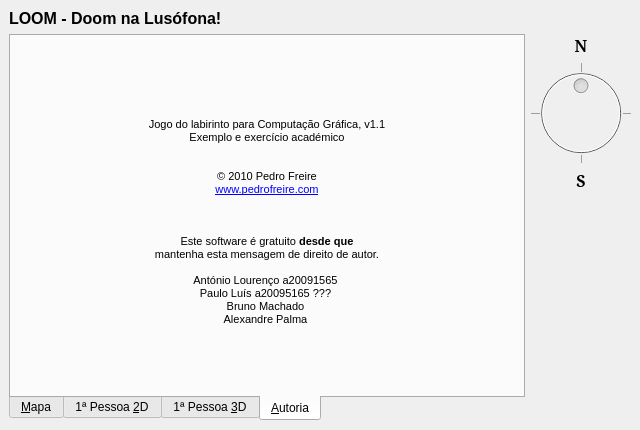
<?xml version="1.0" encoding="UTF-8"?>
<ui version="4.0">
 <author>Pedro Freire (www.pedrofreire.com)</author>
 <class>MainWindow</class>
 <widget class="QMainWindow" name="MainWindow">
  <property name="geometry">
   <rect>
    <x>0</x>
    <y>0</y>
    <width>640</width>
    <height>430</height>
   </rect>
  </property>
  <property name="windowTitle">
   <string>LOOM - Doom na Lusófona!</string>
  </property>
  <property name="windowIcon">
   <iconset resource="imgs.qrc">
    <normaloff>:/mainwindow/imgs/mainwindow.icon.png</normaloff>:/mainwindow/imgs/mainwindow.icon.png</iconset>
  </property>
  <widget class="QWidget" name="centralwidget">
   <layout class="QVBoxLayout" name="verticalLayout">
    <item>
     <widget class="QLabel" name="label">
      <property name="font">
       <font>
        <pointsize>12</pointsize>
        <weight>75</weight>
        <bold>true</bold>
       </font>
      </property>
      <property name="toolTip">
       <string/>
      </property>
      <property name="text">
       <string>LOOM - Doom na Lusófona!</string>
      </property>
     </widget>
    </item>
    <item>
     <layout class="QHBoxLayout" name="horiz">
      <item>
       <widget class="QTabWidget" name="tabSet">
        <property name="enabled">
         <bool>true</bool>
        </property>
        <property name="contextMenuPolicy">
         <enum>Qt::NoContextMenu</enum>
        </property>
        <property name="tabPosition">
         <enum>QTabWidget::South</enum>
        </property>
        <property name="tabShape">
         <enum>QTabWidget::Rounded</enum>
        </property>
        <property name="currentIndex">
         <number>3</number>
        </property>
        <property name="elideMode">
         <enum>Qt::ElideNone</enum>
        </property>
        <property name="usesScrollButtons">
         <bool>false</bool>
        </property>
        <widget class="QWidget" name="tabMap">
         <attribute name="title">
          <string>&amp;Mapa</string>
         </attribute>
         <attribute name="toolTip">
          <string>Vista de cima do labirinto (mapa)</string>
         </attribute>
         <layout class="QVBoxLayout" name="verticalLayout_2">
          <item>
           <widget class="QFrame" name="frame">
            <property name="frameShape">
             <enum>QFrame::Box</enum>
            </property>
            <property name="frameShadow">
             <enum>QFrame::Plain</enum>
            </property>
            <layout class="QVBoxLayout" name="verticalLayout_5">
             <property name="margin">
              <number>0</number>
             </property>
             <item>
              <widget class="ViewMapGL" name="glViewMap" native="true">
               <property name="contextMenuPolicy">
                <enum>Qt::NoContextMenu</enum>
               </property>
              </widget>
             </item>
            </layout>
           </widget>
          </item>
          <item>
           <layout class="QHBoxLayout" name="horizontalLayout_2">
            <item>
             <spacer name="horizontalSpacer_4">
              <property name="orientation">
               <enum>Qt::Horizontal</enum>
              </property>
              <property name="sizeHint" stdset="0">
               <size>
                <width>40</width>
                <height>20</height>
               </size>
              </property>
             </spacer>
            </item>
            <item>
             <widget class="QPushButton" name="pushNew">
              <property name="minimumSize">
               <size>
                <width>0</width>
                <height>26</height>
               </size>
              </property>
              <property name="contextMenuPolicy">
               <enum>Qt::NoContextMenu</enum>
              </property>
              <property name="toolTip">
               <string>Começar de novo com outro labirinto</string>
              </property>
              <property name="text">
               <string>&amp;Novo</string>
              </property>
             </widget>
            </item>
            <item>
             <spacer name="horizontalSpacer_2">
              <property name="orientation">
               <enum>Qt::Horizontal</enum>
              </property>
              <property name="sizeHint" stdset="0">
               <size>
                <width>40</width>
                <height>20</height>
               </size>
              </property>
             </spacer>
            </item>
           </layout>
          </item>
         </layout>
        </widget>
        <widget class="QWidget" name="tabFP2D">
         <property name="enabled">
          <bool>true</bool>
         </property>
         <attribute name="title">
          <string>1ª Pessoa &amp;2D</string>
         </attribute>
         <attribute name="toolTip">
          <string>Vista de dentro do labirinto (com OpenGL 2D)</string>
         </attribute>
         <layout class="QVBoxLayout" name="verticalLayout_3">
          <item>
           <widget class="QFrame" name="frame_2">
            <property name="frameShape">
             <enum>QFrame::Box</enum>
            </property>
            <property name="frameShadow">
             <enum>QFrame::Plain</enum>
            </property>
            <layout class="QVBoxLayout" name="verticalLayout_6">
             <property name="margin">
              <number>0</number>
             </property>
             <item>
              <widget class="View2DGL" name="glView2D" native="true">
               <property name="contextMenuPolicy">
                <enum>Qt::NoContextMenu</enum>
               </property>
              </widget>
             </item>
            </layout>
           </widget>
          </item>
          <item>
           <layout class="QHBoxLayout" name="horizontalLayout">
            <item>
             <spacer name="horizontalSpacer_3">
              <property name="orientation">
               <enum>Qt::Horizontal</enum>
              </property>
              <property name="sizeHint" stdset="0">
               <size>
                <width>40</width>
                <height>20</height>
               </size>
              </property>
             </spacer>
            </item>
            <item>
             <widget class="QPushButton" name="pushTurnLeft2D">
              <property name="minimumSize">
               <size>
                <width>32</width>
                <height>24</height>
               </size>
              </property>
              <property name="contextMenuPolicy">
               <enum>Qt::NoContextMenu</enum>
              </property>
              <property name="toolTip">
               <string>Virar à esquerda</string>
              </property>
              <property name="text">
               <string/>
              </property>
              <property name="icon">
               <iconset resource="imgs.qrc">
                <normaloff>:/mainwindow/imgs/mainwindow.icon.turnLeft.png</normaloff>:/mainwindow/imgs/mainwindow.icon.turnLeft.png</iconset>
              </property>
              <property name="iconSize">
               <size>
                <width>11</width>
                <height>9</height>
               </size>
              </property>
              <property name="shortcut">
               <string notr="true">Left</string>
              </property>
             </widget>
            </item>
            <item>
             <widget class="QPushButton" name="pushMoveFwd2D">
              <property name="minimumSize">
               <size>
                <width>48</width>
                <height>26</height>
               </size>
              </property>
              <property name="contextMenuPolicy">
               <enum>Qt::NoContextMenu</enum>
              </property>
              <property name="toolTip">
               <string>Avançar</string>
              </property>
              <property name="text">
               <string/>
              </property>
              <property name="icon">
               <iconset resource="imgs.qrc">
                <normaloff>:/mainwindow/imgs/mainwindow.icon.goFwd.png</normaloff>:/mainwindow/imgs/mainwindow.icon.goFwd.png</iconset>
              </property>
              <property name="iconSize">
               <size>
                <width>11</width>
                <height>11</height>
               </size>
              </property>
              <property name="shortcut">
               <string notr="true">Up</string>
              </property>
             </widget>
            </item>
            <item>
             <widget class="QPushButton" name="pushTurnRight2D">
              <property name="minimumSize">
               <size>
                <width>32</width>
                <height>24</height>
               </size>
              </property>
              <property name="contextMenuPolicy">
               <enum>Qt::NoContextMenu</enum>
              </property>
              <property name="toolTip">
               <string>Virar à direita</string>
              </property>
              <property name="text">
               <string/>
              </property>
              <property name="icon">
               <iconset resource="imgs.qrc">
                <normaloff>:/mainwindow/imgs/mainwindow.icon.turnRight.png</normaloff>:/mainwindow/imgs/mainwindow.icon.turnRight.png</iconset>
              </property>
              <property name="iconSize">
               <size>
                <width>11</width>
                <height>9</height>
               </size>
              </property>
              <property name="shortcut">
               <string notr="true">Right</string>
              </property>
              <property name="flat">
               <bool>false</bool>
              </property>
             </widget>
            </item>
            <item>
             <spacer name="horizontalSpacer">
              <property name="orientation">
               <enum>Qt::Horizontal</enum>
              </property>
              <property name="sizeHint" stdset="0">
               <size>
                <width>40</width>
                <height>20</height>
               </size>
              </property>
             </spacer>
            </item>
           </layout>
          </item>
         </layout>
        </widget>
        <widget class="QWidget" name="tabFP3D">
         <property name="enabled">
          <bool>true</bool>
         </property>
         <attribute name="title">
          <string>1ª Pessoa &amp;3D</string>
         </attribute>
         <attribute name="toolTip">
          <string>Vista de dentro do labirinto (com OpenGL 3D)</string>
         </attribute>
         <layout class="QVBoxLayout" name="verticalLayout_7">
          <item>
           <widget class="QFrame" name="frame_3">
            <property name="frameShape">
             <enum>QFrame::Box</enum>
            </property>
            <property name="frameShadow">
             <enum>QFrame::Plain</enum>
            </property>
            <layout class="QVBoxLayout" name="verticalLayout_8">
             <property name="margin">
              <number>0</number>
             </property>
             <item>
              <widget class="View3DGL" name="glView3D" native="true">
               <property name="contextMenuPolicy">
                <enum>Qt::NoContextMenu</enum>
               </property>
              </widget>
             </item>
            </layout>
           </widget>
          </item>
          <item>
           <layout class="QHBoxLayout" name="horizontalLayout_8">
            <item>
             <spacer name="horizontalSpacer_9">
              <property name="orientation">
               <enum>Qt::Horizontal</enum>
              </property>
              <property name="sizeHint" stdset="0">
               <size>
                <width>40</width>
                <height>20</height>
               </size>
              </property>
             </spacer>
            </item>
            <item>
             <widget class="QPushButton" name="pushTurnLeft3D">
              <property name="minimumSize">
               <size>
                <width>32</width>
                <height>24</height>
               </size>
              </property>
              <property name="contextMenuPolicy">
               <enum>Qt::NoContextMenu</enum>
              </property>
              <property name="toolTip">
               <string>Virar à esquerda</string>
              </property>
              <property name="text">
               <string/>
              </property>
              <property name="icon">
               <iconset resource="imgs.qrc">
                <normaloff>:/mainwindow/imgs/mainwindow.icon.turnLeft.png</normaloff>:/mainwindow/imgs/mainwindow.icon.turnLeft.png</iconset>
              </property>
              <property name="iconSize">
               <size>
                <width>11</width>
                <height>9</height>
               </size>
              </property>
              <property name="shortcut">
               <string notr="true">Left</string>
              </property>
             </widget>
            </item>
            <item>
             <widget class="QPushButton" name="pushMoveFwd3D">
              <property name="minimumSize">
               <size>
                <width>48</width>
                <height>26</height>
               </size>
              </property>
              <property name="contextMenuPolicy">
               <enum>Qt::NoContextMenu</enum>
              </property>
              <property name="toolTip">
               <string>Avançar</string>
              </property>
              <property name="text">
               <string/>
              </property>
              <property name="icon">
               <iconset resource="imgs.qrc">
                <normaloff>:/mainwindow/imgs/mainwindow.icon.goFwd.png</normaloff>:/mainwindow/imgs/mainwindow.icon.goFwd.png</iconset>
              </property>
              <property name="iconSize">
               <size>
                <width>11</width>
                <height>11</height>
               </size>
              </property>
              <property name="shortcut">
               <string notr="true">Up</string>
              </property>
             </widget>
            </item>
            <item>
             <widget class="QPushButton" name="pushTurnRight3D">
              <property name="minimumSize">
               <size>
                <width>32</width>
                <height>24</height>
               </size>
              </property>
              <property name="contextMenuPolicy">
               <enum>Qt::NoContextMenu</enum>
              </property>
              <property name="toolTip">
               <string>Virar à direita</string>
              </property>
              <property name="text">
               <string/>
              </property>
              <property name="icon">
               <iconset resource="imgs.qrc">
                <normaloff>:/mainwindow/imgs/mainwindow.icon.turnRight.png</normaloff>:/mainwindow/imgs/mainwindow.icon.turnRight.png</iconset>
              </property>
              <property name="iconSize">
               <size>
                <width>11</width>
                <height>9</height>
               </size>
              </property>
              <property name="shortcut">
               <string notr="true">Right</string>
              </property>
              <property name="flat">
               <bool>false</bool>
              </property>
             </widget>
            </item>
            <item>
             <spacer name="horizontalSpacer_10">
              <property name="orientation">
               <enum>Qt::Horizontal</enum>
              </property>
              <property name="sizeHint" stdset="0">
               <size>
                <width>40</width>
                <height>20</height>
               </size>
              </property>
             </spacer>
            </item>
           </layout>
          </item>
         </layout>
        </widget>
        <widget class="QWidget" name="tabAbout">
         <attribute name="title">
          <string>&amp;Autoria</string>
         </attribute>
         <attribute name="toolTip">
          <string>Autoria do jogo</string>
         </attribute>
         <layout class="QHBoxLayout" name="horizontalLayout_4">
          <item>
           <widget class="QLabel" name="label_4">
            <property name="text">
             <string>&lt;!DOCTYPE HTML PUBLIC &quot;-//W3C//DTD HTML 4.0//EN&quot; &quot;http://www.w3.org/TR/REC-html40/strict.dtd&quot;&gt;
&lt;html&gt;&lt;head&gt;&lt;meta name=&quot;qrichtext&quot; content=&quot;1&quot; /&gt;&lt;style type=&quot;text/css&quot;&gt;
p, li { white-space: pre-wrap; }
&lt;/style&gt;&lt;/head&gt;&lt;body style=&quot; font-family:'MS Shell Dlg 2'; font-size:8.25pt; font-weight:400; font-style:normal;&quot;&gt;
&lt;p style=&quot; margin-top:0px; margin-bottom:0px; margin-left:0px; margin-right:0px; -qt-block-indent:0; text-indent:0px;&quot;&gt;&lt;img src=&quot;:/mainwindow/imgs/mainwindow.icon.png&quot; /&gt;&lt;/p&gt;
&lt;p style=&quot;-qt-paragraph-type:empty; margin-top:0px; margin-bottom:0px; margin-left:0px; margin-right:0px; -qt-block-indent:0; text-indent:0px; font-size:8pt;&quot;&gt;&lt;/p&gt;
&lt;p style=&quot; margin-top:0px; margin-bottom:0px; margin-left:0px; margin-right:0px; -qt-block-indent:0; text-indent:0px;&quot;&gt;&lt;span style=&quot; font-size:8pt;&quot;&gt;Jogo do labirinto para Computação Gráfica, v1.1&lt;br /&gt;Exemplo e exercício académico&lt;/span&gt;&lt;/p&gt;
&lt;p style=&quot;-qt-paragraph-type:empty; margin-top:0px; margin-bottom:0px; margin-left:0px; margin-right:0px; -qt-block-indent:0; text-indent:0px; font-size:8pt;&quot;&gt;&lt;/p&gt;
&lt;p style=&quot;-qt-paragraph-type:empty; margin-top:0px; margin-bottom:0px; margin-left:0px; margin-right:0px; -qt-block-indent:0; text-indent:0px; font-size:8pt;&quot;&gt;&lt;/p&gt;
&lt;p style=&quot; margin-top:0px; margin-bottom:0px; margin-left:0px; margin-right:0px; -qt-block-indent:0; text-indent:0px;&quot;&gt;&lt;span style=&quot; font-size:8pt;&quot;&gt;© 2010 Pedro Freire&lt;/span&gt;&lt;/p&gt;
&lt;p style=&quot; margin-top:0px; margin-bottom:0px; margin-left:0px; margin-right:0px; -qt-block-indent:0; text-indent:0px;&quot;&gt;&lt;a href=&quot;http://www.pedrofreire.com/&quot;&gt;&lt;span style=&quot; font-size:8pt; color:#0000ff;&quot;&gt;www.pedrofreire.com&lt;/span&gt;&lt;/a&gt;&lt;/p&gt;
&lt;p style=&quot;-qt-paragraph-type:empty; margin-top:0px; margin-bottom:0px; margin-left:0px; margin-right:0px; -qt-block-indent:0; text-indent:0px; font-size:8pt;&quot;&gt;&lt;/p&gt;
&lt;p style=&quot; margin-top:0px; margin-bottom:0px; margin-left:0px; margin-right:0px; -qt-block-indent:0; text-indent:0px;&quot;&gt;&lt;a href=&quot;http://creativecommons.org/licenses/by-nc-sa/2.5/pt/&quot;&gt;&lt;img src=&quot;:/mainwindow/imgs/mainwindow.icon.cc.png&quot; /&gt;&lt;/a&gt;&lt;/p&gt;
&lt;p style=&quot;-qt-paragraph-type:empty; margin-top:0px; margin-bottom:0px; margin-left:0px; margin-right:0px; -qt-block-indent:0; text-indent:0px; font-size:8pt;&quot;&gt;&lt;/p&gt;
&lt;p style=&quot; margin-top:0px; margin-bottom:0px; margin-left:0px; margin-right:0px; -qt-block-indent:0; text-indent:0px;&quot;&gt;&lt;span style=&quot; font-size:8pt;&quot;&gt;Este software é gratuito &lt;/span&gt;&lt;span style=&quot; font-size:8pt; font-weight:600;&quot;&gt;desde que&lt;/span&gt;&lt;span style=&quot; font-size:8pt;&quot;&gt;&lt;br /&gt;mantenha esta mensagem de direito de autor.&lt;/span&gt;&lt;/p&gt;
&lt;p style=&quot; margin-top:0px; margin-bottom:0px; margin-left:0px; margin-right:0px; -qt-block-indent:0; text-indent:0px;&quot;&gt;&lt;span style=&quot; font-family:'MS Shell Dlg 2,sans-serif'; font-size:8pt;&quot;&gt; &lt;/span&gt; &lt;/p&gt;
&lt;p style=&quot; margin-top:0px; margin-bottom:0px; margin-left:0px; margin-right:0px; -qt-block-indent:0; text-indent:0px;&quot;&gt;&lt;span style=&quot; font-family:'MS Shell Dlg 2,sans-serif'; font-size:8pt;&quot;&gt;António Lourenço a20091565&lt;/span&gt; &lt;/p&gt;
&lt;p style=&quot; margin-top:0px; margin-bottom:0px; margin-left:0px; margin-right:0px; -qt-block-indent:0; text-indent:0px;&quot;&gt;&lt;span style=&quot; font-family:'MS Shell Dlg 2,sans-serif'; font-size:8pt;&quot;&gt;Paulo Luís a20095165 ???&lt;/span&gt; &lt;/p&gt;
&lt;p style=&quot; margin-top:0px; margin-bottom:0px; margin-left:0px; margin-right:0px; -qt-block-indent:0; text-indent:0px;&quot;&gt;&lt;span style=&quot; font-family:'MS Shell Dlg 2,sans-serif'; font-size:8pt;&quot;&gt;Bruno Machado&lt;/span&gt; &lt;/p&gt;
&lt;p style=&quot; margin-top:0px; margin-bottom:0px; margin-left:0px; margin-right:0px; -qt-block-indent:0; text-indent:0px;&quot;&gt;&lt;span style=&quot; font-family:'MS Shell Dlg 2,sans-serif'; font-size:8pt;&quot;&gt;Alexandre Palma&lt;/span&gt; &lt;/p&gt;
&lt;p style=&quot;-qt-paragraph-type:empty; margin-top:0px; margin-bottom:0px; margin-left:0px; margin-right:0px; -qt-block-indent:0; text-indent:0px; font-size:8pt;&quot;&gt;&lt;/p&gt;&lt;/body&gt;&lt;/html&gt;</string>
            </property>
            <property name="alignment">
             <set>Qt::AlignCenter</set>
            </property>
            <property name="wordWrap">
             <bool>true</bool>
            </property>
            <property name="openExternalLinks">
             <bool>true</bool>
            </property>
           </widget>
          </item>
         </layout>
        </widget>
       </widget>
      </item>
      <item>
       <layout class="QVBoxLayout" name="verticalLayout_4">
        <item>
         <widget class="QLabel" name="label_2">
          <property name="font">
           <font>
            <family>MS Serif</family>
            <pointsize>12</pointsize>
            <weight>75</weight>
            <bold>true</bold>
           </font>
          </property>
          <property name="contextMenuPolicy">
           <enum>Qt::NoContextMenu</enum>
          </property>
          <property name="toolTip">
           <string>Norte</string>
          </property>
          <property name="text">
           <string>N</string>
          </property>
          <property name="alignment">
           <set>Qt::AlignCenter</set>
          </property>
         </widget>
        </item>
        <item>
         <widget class="QDial" name="dialCompass">
          <property name="enabled">
           <bool>false</bool>
          </property>
          <property name="focusPolicy">
           <enum>Qt::NoFocus</enum>
          </property>
          <property name="contextMenuPolicy">
           <enum>Qt::NoContextMenu</enum>
          </property>
          <property name="toolTip">
           <string>Orientação da vista</string>
          </property>
          <property name="maximum">
           <number>4</number>
          </property>
          <property name="singleStep">
           <number>1</number>
          </property>
          <property name="pageStep">
           <number>1</number>
          </property>
          <property name="value">
           <number>2</number>
          </property>
          <property name="sliderPosition">
           <number>2</number>
          </property>
          <property name="tracking">
           <bool>false</bool>
          </property>
          <property name="orientation">
           <enum>Qt::Horizontal</enum>
          </property>
          <property name="invertedAppearance">
           <bool>false</bool>
          </property>
          <property name="invertedControls">
           <bool>false</bool>
          </property>
          <property name="wrapping">
           <bool>true</bool>
          </property>
          <property name="notchTarget">
           <double>1.000000000000000</double>
          </property>
          <property name="notchesVisible">
           <bool>true</bool>
          </property>
         </widget>
        </item>
        <item>
         <widget class="QLabel" name="label_3">
          <property name="font">
           <font>
            <family>MS Serif</family>
            <pointsize>12</pointsize>
            <weight>75</weight>
            <bold>true</bold>
           </font>
          </property>
          <property name="contextMenuPolicy">
           <enum>Qt::NoContextMenu</enum>
          </property>
          <property name="toolTip">
           <string>Sul</string>
          </property>
          <property name="text">
           <string>S</string>
          </property>
          <property name="alignment">
           <set>Qt::AlignCenter</set>
          </property>
         </widget>
        </item>
        <item>
         <spacer name="verticalSpacer">
          <property name="orientation">
           <enum>Qt::Vertical</enum>
          </property>
          <property name="sizeHint" stdset="0">
           <size>
            <width>20</width>
            <height>40</height>
           </size>
          </property>
         </spacer>
        </item>
       </layout>
      </item>
     </layout>
    </item>
   </layout>
  </widget>
  <widget class="QMenuBar" name="menubar">
   <property name="geometry">
    <rect>
     <x>0</x>
     <y>0</y>
     <width>640</width>
     <height>21</height>
    </rect>
   </property>
  </widget>
 </widget>
 <customwidgets>
  <customwidget>
   <class>ViewMapGL</class>
   <extends>QWidget</extends>
   <header>view_gl.h</header>
   <container>1</container>
  </customwidget>
  <customwidget>
   <class>View2DGL</class>
   <extends>QWidget</extends>
   <header>view_gl.h</header>
   <container>1</container>
  </customwidget>
  <customwidget>
   <class>View3DGL</class>
   <extends>QWidget</extends>
   <header>view_gl.h</header>
   <container>1</container>
  </customwidget>
 </customwidgets>
 <tabstops>
  <tabstop>tabSet</tabstop>
  <tabstop>pushNew</tabstop>
  <tabstop>pushTurnLeft2D</tabstop>
  <tabstop>pushMoveFwd2D</tabstop>
  <tabstop>pushTurnRight2D</tabstop>
  <tabstop>dialCompass</tabstop>
 </tabstops>
 <resources>
  <include location="imgs.qrc"/>
 </resources>
 <connections/>
</ui>
